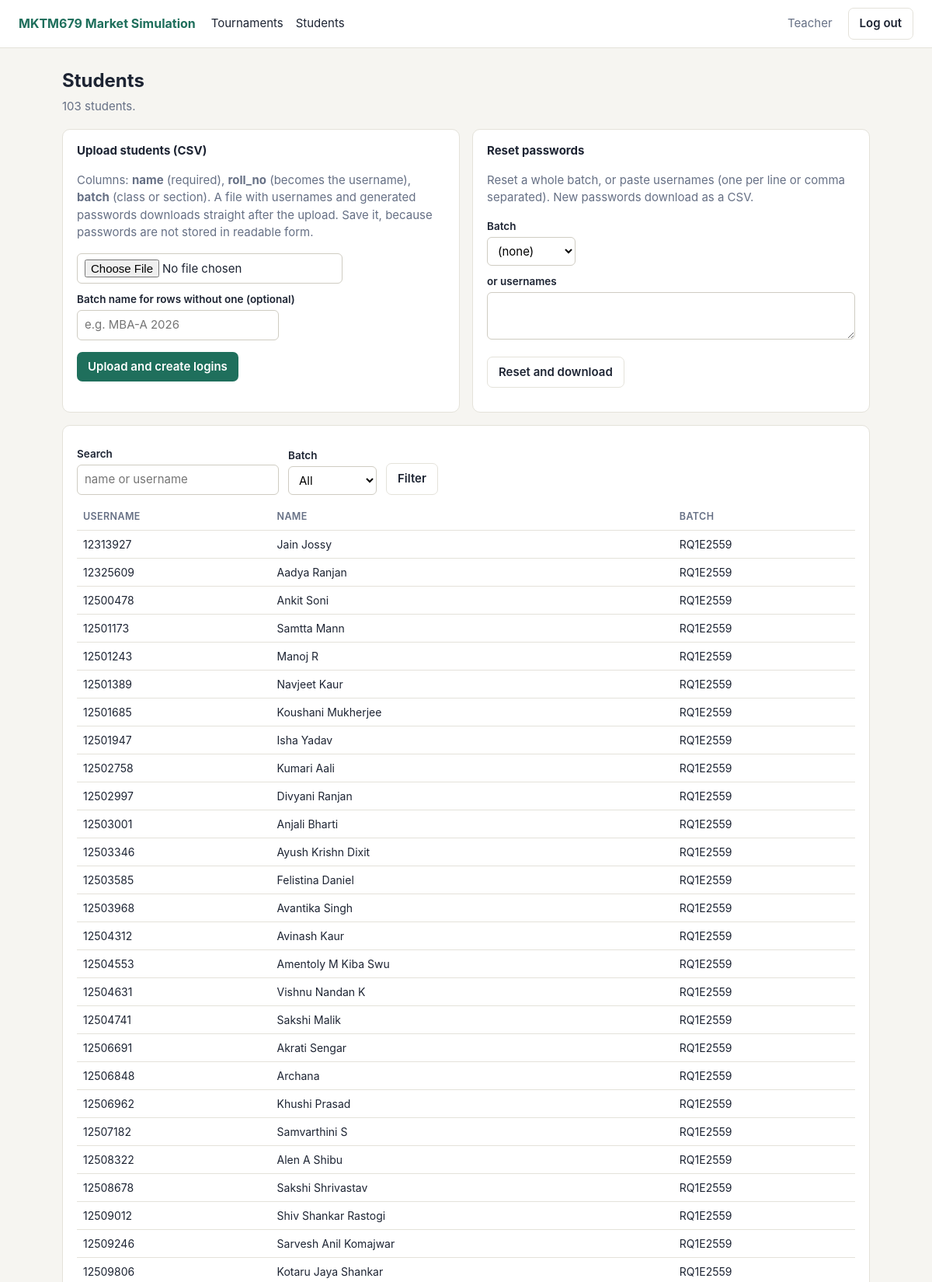
The page /admin/students (signed in, upper part) on the database its author committed.
### models.py (models this page shows)
class User(db.Model):
    id = db.Column(db.Integer, primary_key=True)
    username = db.Column(db.String(64), unique=True, nullable=False, index=True)
    name = db.Column(db.String(120), nullable=False)
    password_hash = db.Column(db.String(255), nullable=False)
    role = db.Column(db.String(10), nullable=False, default="student")  # admin | student
    batch = db.Column(db.String(60), default="", index=True)
    created_at = db.Column(db.DateTime, default=utcnow)

### app.py (the view)
    @app.route("/admin/students")
    @login_required("admin")
    def admin_students():
        q = request.args.get("q", "").strip().lower()
        batch = request.args.get("batch", "")
        query = User.query.filter_by(role="student")
        if q:
            query = query.filter(db.or_(User.username.contains(q), User.name.ilike(f"%{q}%")))
        if batch:
            query = query.filter_by(batch=batch)
        total = query.count()
        students = query.order_by(User.batch, User.username).limit(300).all()
        batches = [b[0] for b in db.session.query(User.batch).filter(
            User.role == "student").distinct().order_by(User.batch) if b[0]]
        return render_template("admin_students.html", students=students, total=total,
                               batches=batches, q=q, batch=batch)

### app.py (called while the page is built)
def login_required(role=None):
    def deco(fn):
        @wraps(fn)
        def wrapper(*a, **kw):
            if not g.user:
                return redirect(url_for("login", next=request.path))
            if role and g.user.role != role:
                abort(403)
            return fn(*a, **kw)
        return wrapper
    return deco

### templates/admin_students.html (shortened to what this page needs)
{% extends "base.html" %}
{% block body %}
<h1>Students</h1>
<p class="sub">{{ total }} students{% if q or batch %} match your filter{% endif %}.</p>
<div class="grid g2">
  <div class="card">
    <h3>Upload students (CSV)</h3>
    <p class="muted">Columns: <b>name</b> (required), <b>roll_no</b> (becomes the username), <b>batch</b> (class or section). A file with usernames and generated passwords downloads straight after the upload. Save it, because passwords are not stored in readable form.</p>
    <form method="post" action="{{ url_for('admin_upload_students') }}" enctype="multipart/form-data">
      <input type="file" name="file" accept=".csv" required>
      <label>Batch name for rows without one (optional)</label><input name="batch" placeholder="e.g. MBA-A 2026">
      <p><button>Upload and create logins</button></p>
    </form>
  </div>
  <div class="card">
    <h3>Reset passwords</h3>
    <p class="muted">Reset a whole batch, or paste usernames (one per line or comma separated). New passwords download as a CSV.</p>
    <form method="post" action="{{ url_for('admin_reset_passwords') }}">
      <label>Batch</label>
      <select name="batch"><option value="">(none)</option>{% for b in batches %}<option>{{ b }}</option>{% endfor %}</select>
      <label>or usernames</label><textarea name="usernames" rows="2" style="width:100%"></textarea>
      <p><button class="sec">Reset and download</button></p>
    </form>
  </div>
</div>
<div class="card">
  <form method="get" class="row">
    <div><label>Search</label><input name="q" value="{{ q }}" placeholder="name or username"></div>
    <div><label>Batch</label><select name="batch"><option value="">All</option>{% for b in batches %}<option {{ 'selected' if b==batch }}>{{ b }}</option>{% endfor %}</select></div>
    <button class="sec">Filter</button>
  </form>
  <table style="margin-top:12px"><tr><th>Username</th><th>Name</th><th>Batch</th></tr>
  {% for s in students %}<tr><td>{{ s.username }}</td><td>{{ s.name }}</td><td>{{ s.batch }}</td></tr>{% endfor %}
  </table>
</div>
{% endblock %}

### templates/base.html (shortened to what this page needs)
<!doctype html>
<html lang="en"><head>
<link rel="stylesheet" href="{{ url_for('static', filename='style.css') }}">
</head><body>
<header class="top">
  <a class="logo" href="/">MKTM679 Market Simulation</a>
  <nav>
    {% if me and me.role == 'admin' %}
      <a href="{{ url_for('admin_home') }}">Tournaments</a>
      <a href="{{ url_for('admin_students') }}">Students</a>
    {% elif me %}
      <a href="{{ url_for('student_home') }}">My games</a>
    {% endif %}
  </nav>
  {% if me %}
  <span class="muted">{{ me.name }}</span>
  <form method="post" action="{{ url_for('logout') }}"><input type="hidden" name="csrf" value="{{ csrf }}"><button class="sec">Log out</button></form>
  {% endif %}
</header>
<main class="{% block mainclass %}{% endblock %}">
  {% block body %}{% endblock %}
</main>
</body></html>

### static/style.css (style rules this page uses)
:root { --bg:#f6f5f1;--card:#fff;--ink:#1d2433;--muted:#667085;--line:#e4e2da;--brand:#1f6f5c;--brand-d:#165244;--warn:#b54708;--bad:#b42318;--good:#067647;--soft:#e8f3ef }
* { box-sizing:border-box }
body { margin:0;font:15px/1.5 -apple-system,"Segoe UI",Roboto,Helvetica,Arial,sans-serif;background:var(--bg);color:var(--ink) }
a { color:var(--brand) }
header.top { background:var(--card);border-bottom:1px solid var(--line);padding:10px 24px;display:flex;align-items:center;gap:20px }
header.top .logo { font-weight:700;color:var(--brand);text-decoration:none;font-size:16px }
header.top nav { display:flex;gap:16px;flex:1 }
header.top nav a { text-decoration:none;color:var(--ink) }
header.top form { margin:0 }
main { max-width:1080px;margin:24px auto;padding:0 20px 60px }
h1 { font-size:24px;margin:0 0 4px }
h3 { font-size:15px;margin:0 0 6px }
.sub { color:var(--muted);margin:0 0 18px }
.card { background:var(--card);border:1px solid var(--line);border-radius:10px;padding:16px 18px;margin-bottom:16px }
.grid { display:grid;gap:16px }
.g2 { grid-template-columns:repeat(2,1fr) }
table { width:100%;border-collapse:collapse;font-size:14px }
th,td { text-align:left;padding:7px 8px;border-bottom:1px solid var(--line);vertical-align:top }
th { font-weight:600;color:var(--muted);font-size:12.5px;text-transform:uppercase;letter-spacing:.03em }
.btn,button { background:var(--brand);color:#fff;border:0;border-radius:7px;padding:8px 14px;font:inherit;font-weight:600;cursor:pointer;text-decoration:none;display:inline-block }
.btn.sec,button.sec { background:#fff;color:var(--ink);border:1px solid var(--line) }
input,select,textarea { font:inherit;padding:7px 9px;border:1px solid #cfccc2;border-radius:6px;background:#fff;max-width:100% }
label { display:block;font-weight:600;margin:10px 0 4px;font-size:13.5px }
.muted { color:var(--muted) }
.row { display:flex;gap:12px;align-items:flex-end;flex-wrap:wrap }

### rows shown on the page
User: name "Teacher"
User: username "12313927", name "Jain Jossy", batch "RQ1E2559"
User: username "12325609", name "Aadya Ranjan", batch "RQ1E2559"
User: username "12500478", name "Ankit Soni", batch "RQ1E2559"
User: username "12501173", name "Samtta Mann", batch "RQ1E2559"
User: username "12501243", name "Manoj R", batch "RQ1E2559"
User: username "12501389", name "Navjeet Kaur", batch "RQ1E2559"
User: username "12501685", name "Koushani Mukherjee", batch "RQ1E2559"
User: username "12501947", name "Isha Yadav", batch "RQ1E2559"
User: username "12502758", name "Kumari Aali", batch "RQ1E2559"
User: username "12502997", name "Divyani Ranjan", batch "RQ1E2559"
User: username "12503001", name "Anjali Bharti", batch "RQ1E2559"
User: username "12503346", name "Ayush Krishn Dixit", batch "RQ1E2559"
User: username "12503585", name "Felistina Daniel", batch "RQ1E2559"
User: username "12503968", name "Avantika Singh", batch "RQ1E2559"
User: username "12504312", name "Avinash Kaur", batch "RQ1E2559"
User: username "12504553", name "Amentoly M Kiba Swu", batch "RQ1E2559"
User: username "12504631", name "Vishnu Nandan K", batch "RQ1E2559"
User: username "12504741", name "Sakshi Malik", batch "RQ1E2559"
User: username "12506691", name "Akrati Sengar", batch "RQ1E2559"
User: username "12506848", name "Archana", batch "RQ1E2559"
User: username "12506962", name "Khushi Prasad", batch "RQ1E2559"
User: username "12507182", name "Samvarthini S", batch "RQ1E2559"
User: username "12508322", name "Alen A Shibu", batch "RQ1E2559"
User: username "12508678", name "Sakshi Shrivastav", batch "RQ1E2559"
User: username "12509012", name "Shiv Shankar Rastogi", batch "RQ1E2559"
User: username "12509246", name "Sarvesh Anil Komajwar", batch "RQ1E2559"
User: username "12509806", name "Kotaru Jaya Shankar", batch "RQ1E2559"

### other values the page prints
{{ total }} "103"
